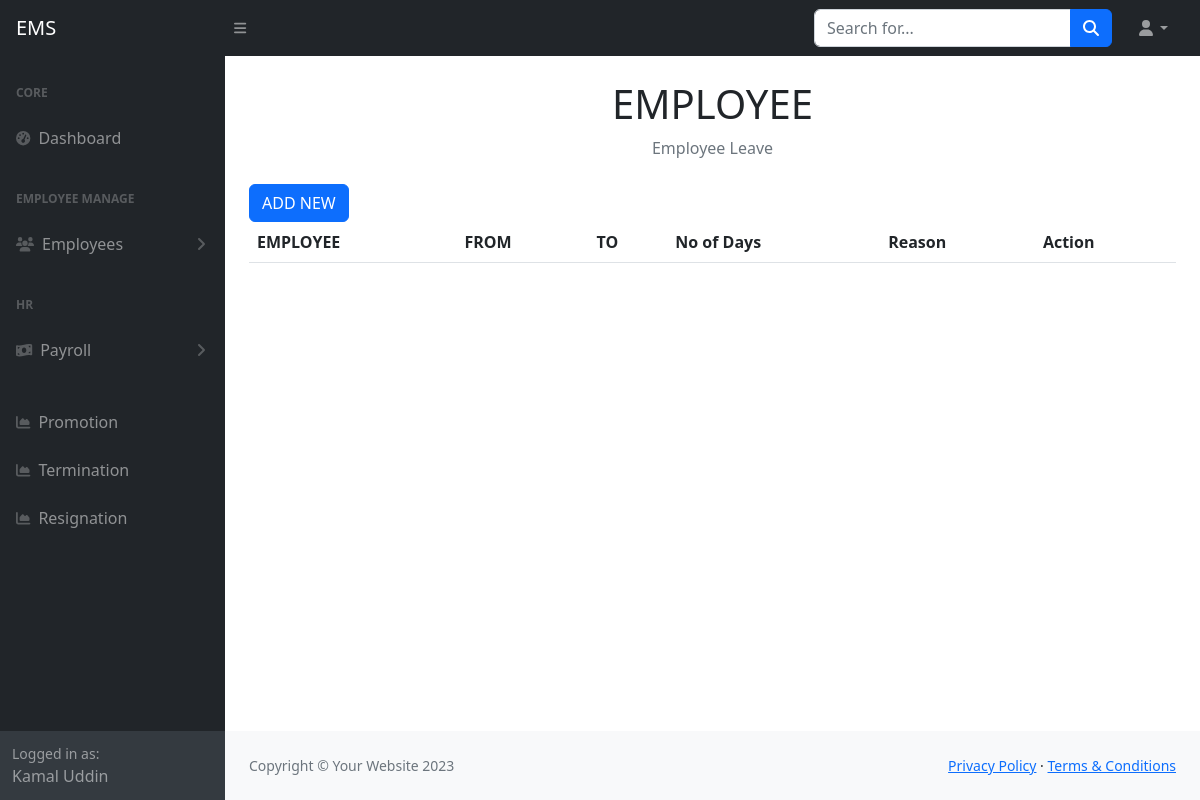
Before: /employee_leave.php (signed in) with the older database file.
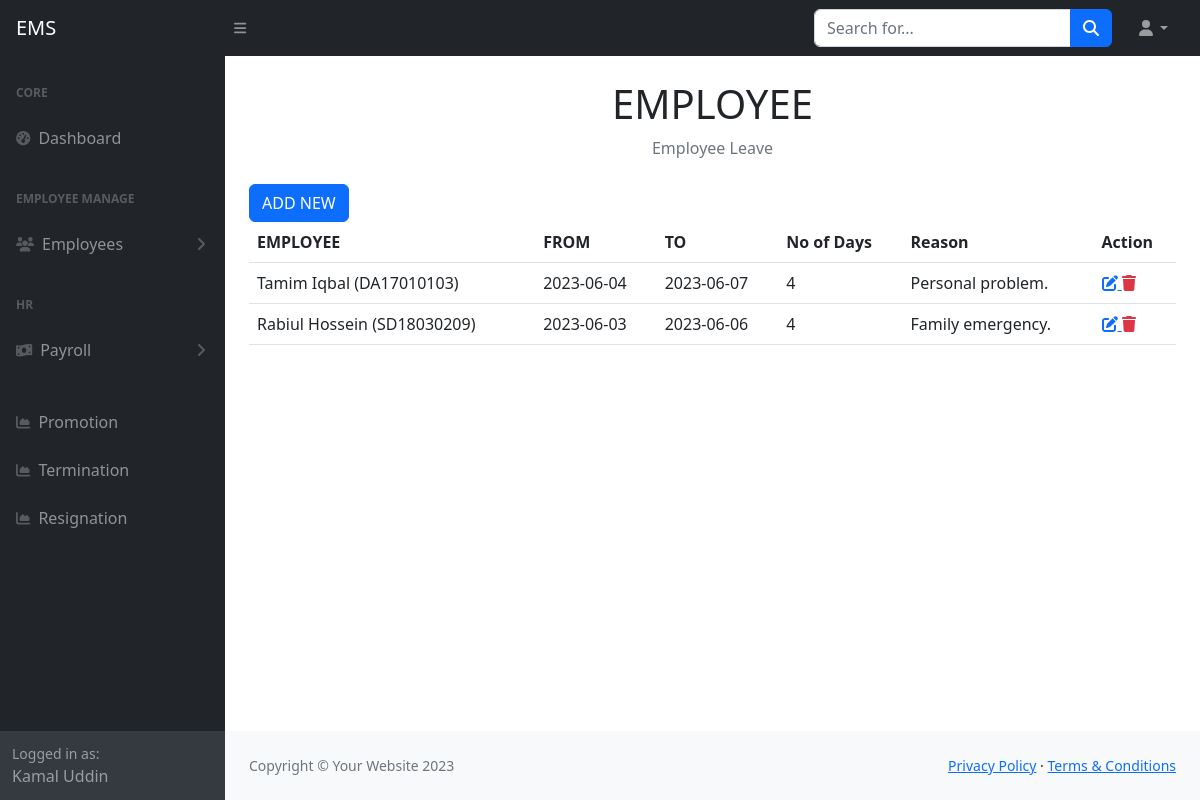
After: the same page with the newer database file.
### tables this page shows
CREATE TABLE `tbl_leaves` (
  `id` int(50) NOT NULL,
  `employee_id` int(11) DEFAULT NULL,
  `starting_at` date DEFAULT NULL,
  `ending_on` date DEFAULT NULL,
  `days` int(15) DEFAULT NULL,
  `reason` text DEFAULT NULL,
  `created_at` datetime DEFAULT NULL,
  `created_by` varchar(255) DEFAULT NULL,
  `updated_at` datetime DEFAULT NULL,
  `updated_by` varchar(255) DEFAULT NULL,
  `deleted_at` datetime DEFAULT NULL
);

CREATE TABLE `tbl_employees` (
  `id` int(50) NOT NULL,
  `first_name` varchar(255) NOT NULL,
  `last_name` varchar(255) NOT NULL,
  `email` varchar(255) NOT NULL,
  `phone` varchar(15) DEFAULT NULL,
  `employee_id` varchar(255) DEFAULT NULL,
  `department_id` int(11) DEFAULT NULL,
  `designation_id` int(11) DEFAULT NULL,
  `joining_date` date DEFAULT NULL,
  `yearly_leave` int(11) NOT NULL,
  `image` varchar(255) DEFAULT NULL,
  `basic_salary` decimal(10,2) NOT NULL,
  `created_at` datetime DEFAULT NULL,
  `created_by` varchar(255) DEFAULT NULL,
  `updated_at` datetime DEFAULT NULL,
  `updated_by` varchar(255) DEFAULT NULL,
  `deleted_at` datetime DEFAULT NULL
);

### include/settings.php (called while the page is built)
<?php
   $base_url="http://localhost/employee/";
    require_once('class/crud.php');
    $mysqli=new crud;
?>

### class/crud.php (called while the page is built, shortened)
<?php
    class crud{
        private $host='localhost';
        private $user='root';
        private $password='';
        private $database='employee';
        private $connection;
        public function __construct(){
            $this->connection=new mysqli($this->host,$this->user,$this->password,$this->database);
        }
        public function common_select_query($sql){
            $result=array();
            $error=false;
            $rs=$this->connection->query($sql);
            if($rs){
                if($rs->num_rows > 0){
                    while($r=$rs->fetch_object()){
                        array_push($result,$r);
                    }
                }
            }else{
                $error=$this->connection->error;
            }
            $return = array('data'=>$result,'error'=>$error);
            return $return;
        }
    }
?>

### employee_leave.php (the view)
<?php require_once('include/header.php') ?>
<?php require_once('include/sidebar.php') ?>
<div class="container-fluid px-4">
    <h1 class="mt-4 text-center">EMPLOYEE</h1>
    <ol class="breadcrumb mb-4">
        <li class="breadcrumb-item active mx-auto">Employee Leave</li>
    </ol>
    <a href="<?= $base_url?>employee_leaves_add.php"class="btn btn-primary align-right">ADD NEW</a>
    <table class="table">
        <tr>
            <th>EMPLOYEE</th>
            <th>FROM</th>
            <th>TO</th>
            <th>No of Days</th>
            <th>Reason</th>
            <th>Action</th>
        </tr>
        <?php
                  $data=$mysqli->common_select_query('SELECT tbl_leaves.*,tbl_employees.first_name,tbl_employees.last_name,tbl_employees.employee_id FROM `tbl_leaves`
                  join tbl_employees on tbl_employees.id=tbl_leaves.employee_id
                  WHERE tbl_leaves.deleted_at is null');
               if(!$data['error']){
                    foreach($data['data'] as $d){
                ?>
        <tr>
            <td><?= $d->first_name ?> <?= $d->last_name ?> (<?= $d->employee_id ?>)</td>
            <td><?= $d->starting_at ?></td>
            <td><?= $d->ending_on ?></td>
            <td><?= $d->days ?></td>
            <td><?= $d->reason ?></td>
            <td>
                <a title="Update" href="<?= $base_url?>employee_leaves_edit.php?id=<?= $d->id ?>">
                            <i class="fa fa-edit"></i>
                </a>
                <a title="Delete" class="text-danger" href="employee_leaves_delete.php?id=<?= $d->id ?>">
                            <i class="fa fa-trash"></i>
                </a>
            </td>
        </tr>
        <?php
        }
                  }
                  ?>
    </table>
</div>
<?php require_once('include/footer.php') ?>

### include/header.php (shortened to what this page needs)
<?php require_once('settings.php') ?>
<!DOCTYPE html>
<html lang="en">
    <head>
        <link href="https://cdn.jsdelivr.net/npm/simple-datatables@7.1.2/dist/style.min.css" rel="stylesheet" />
        <link href="<?= $base_url?>assets/css/styles.css" rel="stylesheet" />
    </head>
    <body class="sb-nav-fixed">
		<nav class="sb-topnav navbar navbar-expand navbar-dark bg-dark">
			<a class="navbar-brand ps-3" href="">EMS</a>
			<button class="btn btn-link btn-sm order-1 order-lg-0 me-4 me-lg-0" id="sidebarToggle" href="#!"><i class="fas fa-bars"></i></button>
			<form class="d-none d-md-inline-block form-inline ms-auto me-0 me-md-3 my-2 my-md-0">
				<div class="input-group">
					<input class="form-control" type="text" placeholder="Search for..." aria-label="Search for..." aria-describedby="btnNavbarSearch" />
					<button class="btn btn-primary" id="btnNavbarSearch" type="button"><i class="fas fa-search"></i></button>
				</div>
			</form>
			<ul class="navbar-nav ms-auto ms-md-0 me-3 me-lg-4">
				<li class="nav-item dropdown">
					<a class="nav-link dropdown-toggle" id="navbarDropdown" href="#" role="button" data-bs-toggle="dropdown" aria-expanded="false"><i class="fas fa-user fa-fw"></i></a>
				</li>
			</ul>
		</nav>

### include/sidebar.php (shortened to what this page needs)
<div id="layoutSidenav">
	<div id="layoutSidenav_nav">
		<nav class="sb-sidenav accordion sb-sidenav-dark" id="sidenavAccordion">
			<div class="sb-sidenav-menu">
				<div class="nav">
					<div class="sb-sidenav-menu-heading">Core</div>
					<a class="nav-link" href="index.html">
						<div class="sb-nav-link-icon"><i class="fas fa-tachometer-alt"></i></div>
						Dashboard
					</a>
					<div class="sb-sidenav-menu-heading">Employee manage</div>
					<a class="nav-link collapsed" href="#" data-bs-toggle="collapse" data-bs-target="#colemp" aria-expanded="false" aria-controls="collapseLayouts">
						<div class="sb-nav-link-icon"><i class="fas fa-users"></i></div>
						Employees
						<div class="sb-sidenav-collapse-arrow"><i class="fas fa-angle-down"></i></div>
					</a>
					<div class="sb-sidenav-menu-heading">HR</div>
					<a class="nav-link collapsed" href="#" data-bs-toggle="collapse" data-bs-target="#colhr" aria-expanded="false" aria-controls="collapseLayouts">
						<div class="sb-nav-link-icon"><i class="fa-solid fa-money-bill-wave"></i></div>
						Payroll
						<div class="sb-sidenav-collapse-arrow"><i class="fas fa-angle-down"></i></div>
					</a>
					<br>
					<a class="nav-link" href="<?= $base_url?>promotion_list.php">
						<div class="sb-nav-link-icon"><i class="fas fa-chart-area"></i></div>
						Promotion
					</a>
					<a class="nav-link" href="<?= $base_url?>termination_list.php">
						<div class="sb-nav-link-icon"><i class="fas fa-chart-area"></i></div>
						Termination
					</a>
					<a class="nav-link" href="<?= $base_url?>resignation_list.php">
						<div class="sb-nav-link-icon"><i class="fas fa-chart-area"></i></div>
						Resignation
					</a>
				</div>
			</div>
			<div class="sb-sidenav-footer">
				<div class="small">Logged in as:</div>
				<?= $_SESSION['username'] ?>
			</div>
		</nav>
	</div>
	<div id="layoutSidenav_content">
		<main>

### include/footer.php (shortened to what this page needs)
				</main>
                <footer class="py-4 bg-light mt-auto">
                    <div class="container-fluid px-4">
                        <div class="d-flex align-items-center justify-content-between small">
                            <div class="text-muted">Copyright &copy; Your Website 2023</div>
                            <div>
                                <a href="#">Privacy Policy</a>
                                &middot;
                                <a href="#">Terms &amp; Conditions</a>
                            </div>
                        </div>
                    </div>
                </footer>
            </div>
        </div>
    </body>
</html>

Changed rows visible on the page:
added tbl_leaves: employee.first_name "Tamim", employee.last_name "Iqbal", employee.employee_id "DA17010103", starting_at "2023-06-04", ending_on "2023-06-07", days "4", reason "Personal problem."
added tbl_leaves: employee.first_name "Rabiul", employee.last_name "Hossein", employee.employee_id "SD18030209", starting_at "2023-06-03", ending_on "2023-06-06", days "4", reason "Family emergency."
